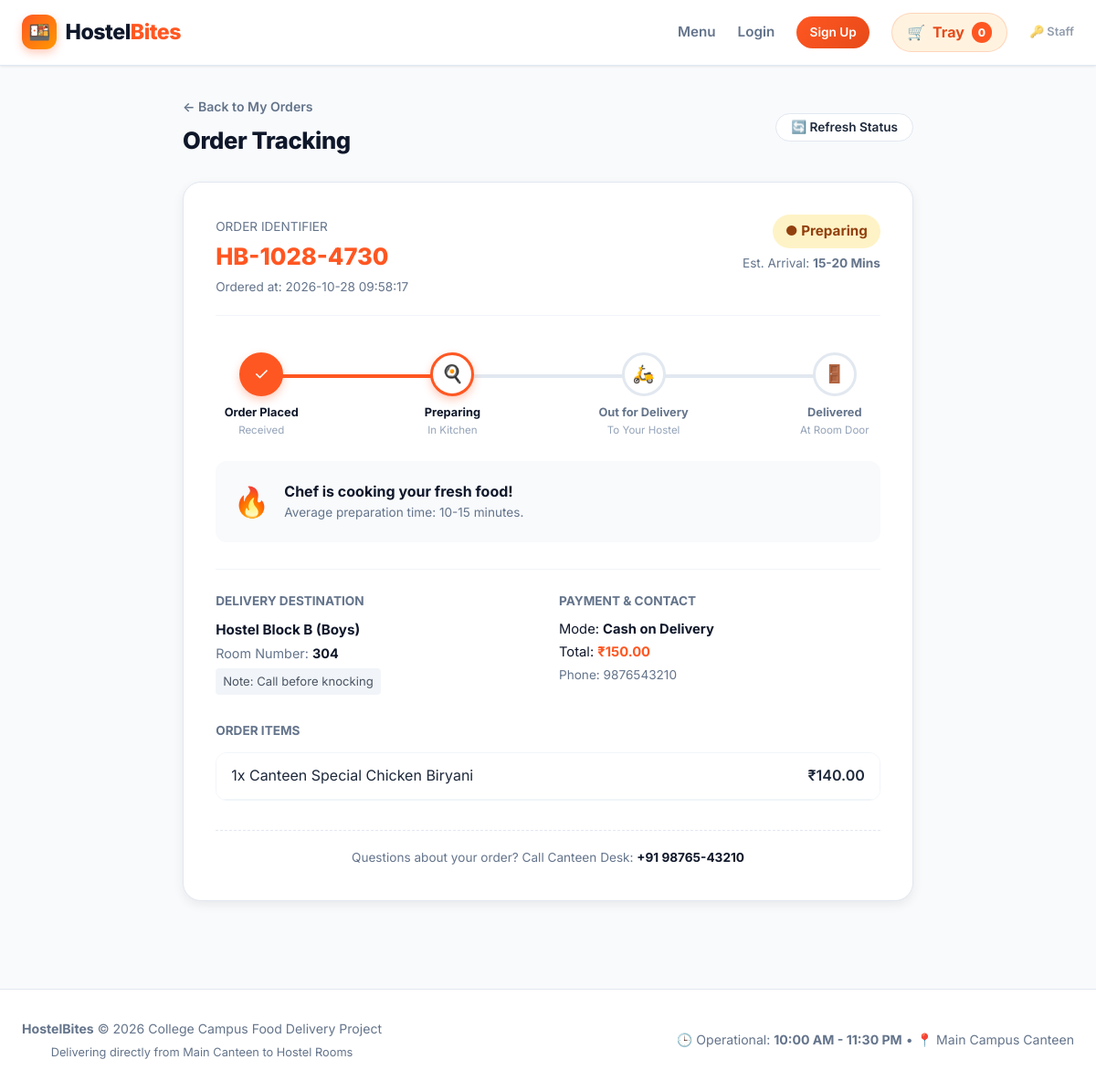
The app's page /track/HB-1028-4730 with its own data.
### tables this page shows
CREATE TABLE orders (
            id INTEGER PRIMARY KEY AUTOINCREMENT,
            order_number TEXT UNIQUE NOT NULL,
            user_id INTEGER NOT NULL,
            hostel_block TEXT NOT NULL,
            room_no TEXT NOT NULL,
            phone TEXT NOT NULL,
            delivery_notes TEXT,
            payment_method TEXT NOT NULL,
            subtotal REAL NOT NULL,
            delivery_fee REAL DEFAULT 10.0,
            total_amount REAL NOT NULL,
            status TEXT DEFAULT 'Placed',
            created_at TIMESTAMP DEFAULT CURRENT_TIMESTAMP,
            updated_at TIMESTAMP DEFAULT CURRENT_TIMESTAMP,
            FOREIGN KEY (user_id) REFERENCES users(id)
        );

CREATE TABLE order_items (
            id INTEGER PRIMARY KEY AUTOINCREMENT,
            order_id INTEGER NOT NULL,
            menu_item_id INTEGER,
            item_name TEXT NOT NULL,
            item_price REAL NOT NULL,
            quantity INTEGER NOT NULL,
            total_price REAL NOT NULL,
            FOREIGN KEY (order_id) REFERENCES orders(id),
            FOREIGN KEY (menu_item_id) REFERENCES menu_items(id)
        );

### app.py (the view)
@app.route("/track/<order_number>")
def track_order(order_number):
    conn = get_db_connection()
    cursor = conn.cursor()
    cursor.execute("SELECT * FROM orders WHERE order_number = ?", (order_number,))
    order = cursor.fetchone()
    if not order:
        conn.close()
        flash("Order number not found.", "danger")
        return redirect(url_for("index"))
    cursor.execute("SELECT * FROM order_items WHERE order_id = ?", (order["id"],))
    items = cursor.fetchall()
    cursor.execute("SELECT name, roll_no FROM users WHERE id = ?", (order["user_id"],))
    student = cursor.fetchone()
    conn.close()
    status_map = {
        "Placed": 1,
        "Preparing": 2,
        "Out for delivery": 3,
        "Delivered": 4,
        "Cancelled": -1
    }
    current_step = status_map.get(order["status"], 1)
    return render_template(
        "track.html",
        order=order,
        items=items,
        student=student,
        current_step=current_step
    )

### app.py (called while the page is built)
@app.context_processor
def inject_global_data():
    cart = session.get("cart", {})
    cart_count = sum(item["quantity"] for item in cart.values())
    return {
        "cart_count": cart_count,
        "current_user_name": session.get("user_name"),
        "is_student_logged_in": "user_id" in session,
        "is_admin_logged_in": "admin_id" in session,
        "HOSTEL_BLOCKS": HOSTEL_BLOCKS
    }

### database.py (called while the page is built)
def get_db_connection():
    conn = sqlite3.connect(DB_NAME)
    conn.row_factory = sqlite3.Row
    return conn

### templates/track.html (shortened to what this page needs)
{% extends "base.html" %}
{% block content %}
<div style="max-width: 800px; margin: 0 auto;">
  <div style="margin-bottom: 1.5rem; display: flex; justify-content: space-between; align-items: center; flex-wrap: wrap; gap: 1rem;">
    <div>
      <a href="{{ url_for('my_orders') }}" style="color: var(--text-muted); font-size: 0.88rem; font-weight: 600;">
        &larr; Back to My Orders
      </a>
      <h1 class="section-title" style="margin-top: 0.3rem;">Order Tracking</h1>
    </div>
    <div>
      <button onclick="window.location.reload()" class="btn-outline" style="font-size: 0.85rem; padding: 0.4rem 1rem;">
        🔄 Refresh Status
      </button>
    </div>
  </div>
  <div class="tracking-card">
    <div style="display: flex; justify-content: space-between; align-items: flex-start; flex-wrap: wrap; gap: 1rem; border-bottom: 1px solid var(--border-light); padding-bottom: 1.2rem;">
      <div>
        <span style="font-size: 0.85rem; color: var(--text-muted);">ORDER IDENTIFIER</span>
        <h2 style="font-size: 1.6rem; font-weight: 800; color: var(--primary);">{{ order.order_number }}</h2>
        <div style="font-size: 0.85rem; color: var(--text-muted); margin-top: 2px;">
          Ordered at: {{ order.created_at }}
        </div>
      </div>
      <div style="text-align: right;">
        {% set clean_status = order.status.replace(' ', '') %}
        <span class="status-badge status-{{ clean_status }}" style="font-size: 0.95rem; padding: 6px 14px;">
          ● {{ order.status }}
        </span>
        <div style="font-size: 0.85rem; color: var(--text-muted); margin-top: 6px;">
          Est. Arrival: <strong>15-20 Mins</strong>
        </div>
      </div>
    </div>
    <div class="stepper-wrapper">
      <div class="stepper-progress-line"></div>
      {% set fill_width = 0 %}
      {% if current_step == 1 %}{% set fill_width = 0 %}
      {% elif current_step == 2 %}{% set fill_width = 33 %}
      {% elif current_step == 3 %}{% set fill_width = 66 %}
      {% elif current_step >= 4 %}{% set fill_width = 100 %}
      {% endif %}
      <div class="stepper-progress-fill" style="width: {{ fill_width }}%;"></div>
      <div class="step-node {% if current_step >= 1 %}completed{% endif %} {% if current_step == 1 %}active{% endif %}">
        <div class="step-icon-circle">
          {% if current_step > 1 %}✓{% else %}📝{% endif %}
        </div>
        <div class="step-label">Order Placed</div>
        <small style="color: var(--text-light); font-size: 0.72rem;">Received</small>
      </div>
      <div class="step-node {% if current_step >= 2 %}completed{% endif %} {% if current_step == 2 %}active{% endif %}">
        <div class="step-icon-circle">
          {% if current_step > 2 %}✓{% else %}🍳{% endif %}
        </div>
        <div class="step-label">Preparing</div>
        <small style="color: var(--text-light); font-size: 0.72rem;">In Kitchen</small>
      </div>
      <div class="step-node {% if current_step >= 3 %}completed{% endif %} {% if current_step == 3 %}active{% endif %}">
        <div class="step-icon-circle">
          {% if current_step > 3 %}✓{% else %}🛵{% endif %}
        </div>
        <div class="step-label">Out for Delivery</div>
        <small style="color: var(--text-light); font-size: 0.72rem;">To Your Hostel</small>
      </div>
      <div class="step-node {% if current_step == 4 %}completed{% endif %}">
        <div class="step-icon-circle">
          {% if current_step == 4 %}✓{% else %}🚪{% endif %}
        </div>
        <div class="step-label">Delivered</div>
        <small style="color: var(--text-light); font-size: 0.72rem;">At Room Door</small>
      </div>
    </div>
    <div style="background: var(--bg-main); border-radius: var(--radius-md); padding: 1.2rem; margin-top: 1.5rem; display: flex; align-items: center; gap: 1rem;">
      <div style="font-size: 2rem;">
        {% if current_step == 1 %}🛎️
        {% elif current_step == 2 %}🔥
        {% elif current_step == 3 %}🚀
        {% elif current_step == 4 %}🎉
        {% else %}ℹ️{% endif %}
      </div>
      <div>
        <h4 style="font-size: 1rem; font-weight: 700; color: var(--dark);">
          {% if current_step == 1 %}Order Placed & Confirmed by Canteen
          {% elif current_step == 2 %}Chef is cooking your fresh food!
          {% elif current_step == 3 %}Delivery partner is heading towards {{ order.hostel_block }}
          {% elif current_step == 4 %}Food delivered! Enjoy your meal.
          {% else %}Order status: {{ order.status }}
          {% endif %}
        </h4>
        <p style="font-size: 0.85rem; color: var(--text-muted); margin: 0;">
          {% if current_step == 3 %}
            Please keep your phone active ({{ order.phone }}) so the delivery person can call when outside Room {{ order.room_no }}.
          {% elif current_step == 4 %}
            Hope you liked your canteen treats! Leave a review on your next order.
          {% else %}
            Average preparation time: 10-15 minutes.
          {% endif %}
        </p>
      </div>
    </div>
    <div style="display: grid; grid-template-columns: 1fr 1fr; gap: 1.5rem; margin-top: 1.8rem; padding-top: 1.5rem; border-top: 1px solid var(--border-light);">
      <div>
        <h4 style="font-size: 0.85rem; font-weight: 700; color: var(--text-muted); text-transform: uppercase; margin-bottom: 0.5rem;">
          Delivery Destination
        </h4>
        <p style="font-size: 0.95rem; font-weight: 700; color: var(--dark); margin: 0;">
          {{ order.hostel_block }}
        </p>
        <p style="font-size: 0.9rem; color: var(--text-muted); margin: 2px 0 0;">
          Room Number: <strong style="color: var(--dark);">{{ order.room_no }}</strong>
        </p>
        {% if order.delivery_notes %}
          <p style="font-size: 0.82rem; color: #4B5563; background: #F1F5F9; padding: 4px 8px; border-radius: 4px; display: inline-block; margin-top: 5px;">
            Note: {{ order.delivery_notes }}
          </p>
        {% endif %}
      </div>
      <div>
        <h4 style="font-size: 0.85rem; font-weight: 700; color: var(--text-muted); text-transform: uppercase; margin-bottom: 0.5rem;">
          Payment & Contact
        </h4>
        <p style="font-size: 0.92rem; color: var(--dark); margin: 0;">
          Mode: <strong>{{ order.payment_method }}</strong>
        </p>
        <p style="font-size: 0.92rem; color: var(--dark); margin: 2px 0 0;">
          Total: <strong style="color: var(--primary);">₹{{ "%.2f"|format(order.total_amount) }}</strong>
        </p>
        <p style="font-size: 0.85rem; color: var(--text-muted); margin: 2px 0 0;">
          Phone: {{ order.phone }}
        </p>
      </div>
    </div>
    <div style="margin-top: 1.8rem;">
      <h4 style="font-size: 0.85rem; font-weight: 700; color: var(--text-muted); text-transform: uppercase; margin-bottom: 0.8rem;">
        Order Items
      </h4>
      <div style="border: 1px solid var(--border-light); border-radius: var(--radius-md); overflow: hidden;">
        {% for itm in items %}
          <div style="display: flex; justify-content: space-between; padding: 0.75rem 1rem; border-bottom: 1px solid var(--border-light); background: white;">
            <span>{{ itm.quantity }}x {{ itm.item_name }}</span>
            <span style="font-weight: 600;">₹{{ "%.2f"|format(itm.total_price) }}</span>
          </div>
        {% endfor %}
      </div>
    </div>
    <div style="margin-top: 2rem; text-align: center; font-size: 0.85rem; color: var(--text-muted); border-top: 1px dashed var(--border); padding-top: 1.2rem;">
      Questions about your order? Call Canteen Desk: <strong style="color: var(--dark);">+91 98765-43210</strong>
    </div>
  </div>
</div>
{% endblock %}

### static/css/style.css (style rules this page uses)
:root { --primary: #FF5722; --primary-dark: #E64A19; --primary-light: #FFCCBC; --primary-subtle: #FFF3E0; --accent: #FF9800; --dark: #0F172A; --dark-surface: #1E293B; --text-main: #1E293B; --text-muted: #64748B; --text-light: #94A3B8; --bg-main: #F8FAFC; --bg-card: #FFFFFF; --border: #E2E8F0; --border-light: #F1F5F9; --success: #10B981; --success-bg: #ECFDF5; --warning: #F59E0B; --warning-bg: #FEF3C7; --danger: #EF4444; --danger-bg: #FEE2E2; --info: #3B82F6; --info-bg: #EFF6FF; --radius-sm: 8px; --radius-md: 12px; --radius-lg: 20px; --radius-full: 9999px; --shadow-sm: 0 1px 3px rgba(0,0,0,0.06), 0 1px 2px rgba(0,0,0,0.04); --shadow-md: 0 4px 12px rgba(0,0,0,0.07); --shadow-lg: 0 10px 25px -3px rgba(0,0,0,0.08), 0 4px 6px -2px rgba(0,0,0,0.04); --shadow-hover: 0 20px 30px -8px rgba(255, 87, 34, 0.18); --transition: all 0.25s cubic-bezier(0.4, 0, 0.2, 1); }
* { margin: 0; padding: 0; box-sizing: border-box; }
body { font-family: 'Inter', -apple-system, BlinkMacSystemFont, 'Segoe UI', Roboto, Helvetica, Arial, sans-serif; background-color: var(--bg-main); color: var(--text-main); line-height: 1.6; min-height: 100vh; display: flex; flex-direction: column; }
a { color: inherit; text-decoration: none; }
button, input, select, textarea { font-family: inherit; }
.btn-outline { border: 1.5px solid var(--border); background: white; color: var(--text-main); padding: 0.6rem 1.25rem; border-radius: var(--radius-full); font-weight: 600; cursor: pointer; display: inline-flex; align-items: center; gap: 0.5rem; transition: var(--transition); }
.section-title { font-size: 1.6rem; font-weight: 800; color: var(--dark); letter-spacing: -0.4px; }
.tracking-card { background: white; border-radius: var(--radius-lg); padding: 2.2rem; border: 1px solid var(--border); box-shadow: var(--shadow-md); margin-bottom: 2rem; }
.stepper-wrapper { display: flex; justify-content: space-between; position: relative; margin: 2.5rem 0 1.5rem; }
.stepper-progress-line { position: absolute; top: 24px; left: 30px; right: 30px; height: 4px; background: var(--border); z-index: 1; }
.stepper-progress-fill { position: absolute; top: 24px; left: 30px; height: 4px; background: var(--primary); z-index: 2; transition: width 0.5s ease; }
.step-node { position: relative; z-index: 3; display: flex; flex-direction: column; align-items: center; text-align: center; width: 100px; }
.step-icon-circle { width: 48px; height: 48px; border-radius: 50%; background: white; border: 3px solid var(--border); color: var(--text-light); display: flex; align-items: center; justify-content: center; font-size: 1.2rem; transition: var(--transition); margin-bottom: 0.5rem; }
.step-node.completed .step-icon-circle { background: var(--primary); border-color: var(--primary); color: white; box-shadow: 0 4px 10px rgba(255, 87, 34, 0.3); }
.step-node.active .step-icon-circle { background: white; border-color: var(--primary); color: var(--primary); animation: pulse 1.8s infinite; }
.step-label { font-size: 0.8rem; font-weight: 700; color: var(--text-muted); }
.step-node.completed .step-label, .step-node.active .step-label { color: var(--dark); }
.status-badge { display: inline-flex; align-items: center; gap: 4px; padding: 4px 10px; border-radius: var(--radius-full); font-size: 0.78rem; font-weight: 700; }
.status-Preparing { background: var(--warning-bg); color: #92400E; }

### records on screen
orders: order_number "HB-1028-4730", created_at "2026-10-28 09:58:17", status "Preparing", hostel_block "Hostel Block B (Boys)", room_no "304", delivery_notes "Call before knocking", payment_method "Cash on Delivery", total_amount "150.00", phone "9876543210"
order_items: quantity "1", item_name "Canteen Special Chicken Biryani", total_price "140.00"

### other values on screen
{{ cart_count }} "0"
